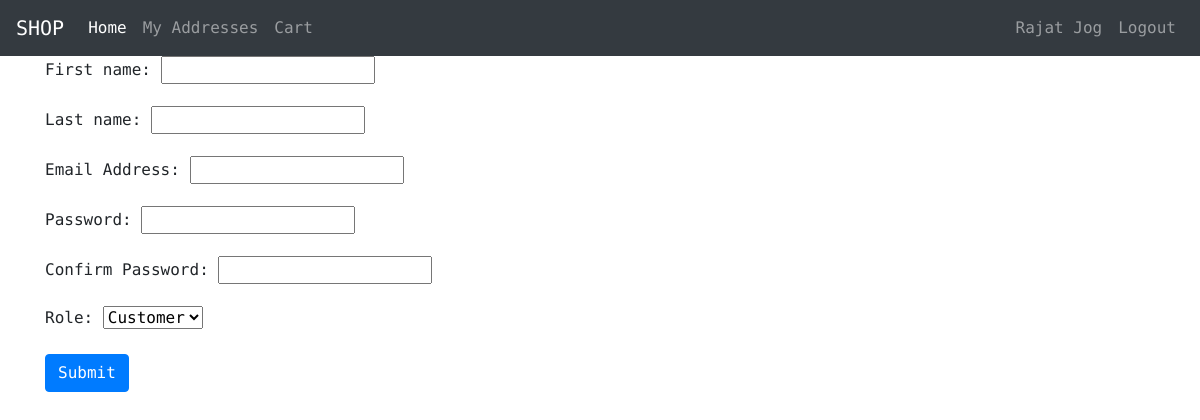
Page /register/ (signed in) on the earlier database version.
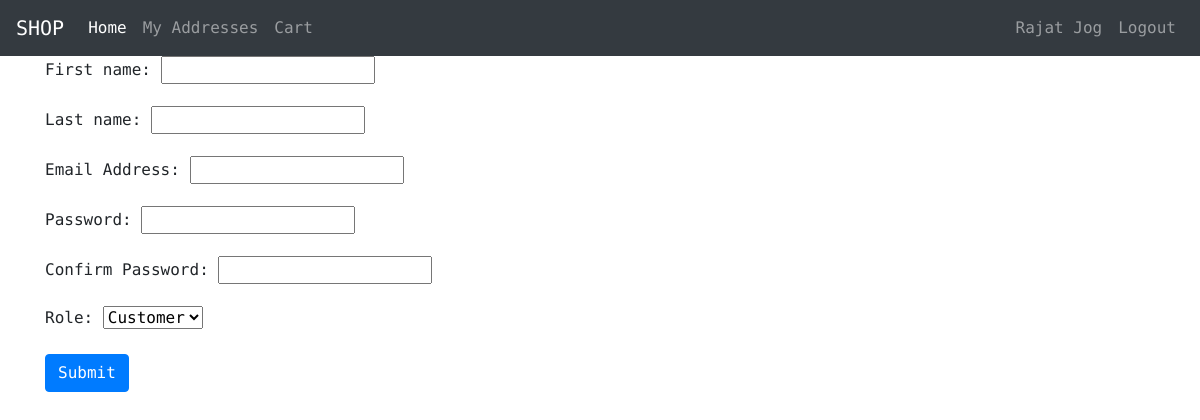
Same page on the later database version.
### user/models.py (models this page shows, shortened)
class User(AbstractBaseUser):
    email           = models.EmailField(verbose_name=r'Email Address', unique=True)
    first_name      = models.CharField(max_length=60)
    last_name       = models.CharField(max_length=60)
    admin           = models.BooleanField(default=False)
    staff           = models.BooleanField(default=False)
    active          = models.BooleanField(default=True)
    USERNAME_FIELD  = 'email'
    REQUIRED_FIELDS = ['first_name', 'last_name']
    objects = UserManager()
    def get_name(self):
        return " ".join([self.first_name, self.last_name])
    @property
    def is_active(self):
        return self.active

### user/views.py (the view)
# urls.py: path('register/', views.register, name='register'),
def register(request):
    if request.method == 'POST':
        user_form = RegistrationForm(request.POST)
        role_form = UserRoleForm(request.POST)
        if user_form.is_valid() and role_form.is_valid():
            first_name = user_form.cleaned_data.get('first_name')
            user = User.objects._create_user(
                email=user_form.cleaned_data['email'],
                first_name=first_name,
                last_name = user_form.cleaned_data['last_name'],
                password=user_form.cleaned_data['password'],
            )
            user.save()
            user_role = role_form.save(commit=False)
            user_role.user = user
            user_role.save()
            messages.success(request, 'Hi {}!, Your account is successfully created'.format(first_name))
            return redirect('user:login')
    else:
        user_form = RegistrationForm()
        role_form = UserRoleForm()
    context = {
        'user_form': user_form,
        'role_form': role_form,
    }
    return render(request, 'user/register.html', context)

### user/forms.py (shortened to what this page needs)
class RegistrationForm(forms.ModelForm):
    password = forms.CharField(widget=forms.PasswordInput)
    password2 = forms.CharField(widget=forms.PasswordInput, label='Confirm Password')
    class Meta:
        model = User
        fields = ('first_name', 'last_name', 'email', 'password', 'password2')

class UserRoleForm(forms.ModelForm):
    class Meta:
        model = UserRole
        fields = ('role',)

### user/templates/user/register.html (shortened to what this page needs)
{% extends 'base.html' %}
{% block content %}
    <form method="post">
        {{ user_form.as_p }}
        {{ role_form.as_p }}
        <input type="submit" value="Submit" class="btn btn-primary">
    </form>
{% endblock content %}

### user/templates/navbar.html (shortened to what this page needs)
<nav class="navbar navbar-expand-lg navbar-dark bg-dark">
    <a class="navbar-brand" href="#">SHOP</a>
    <div class="collapse navbar-collapse" id="navbarTogglerDemo03">
        <ul class="navbar-nav mr-auto mt-2 mt-lg-0">
            <li class="nav-item active">
                <a class="nav-link" href="{% url 'product:product_list' %}">Home </a>
            </li>
            <li class="nav-item">
                <a class="nav-link" href="{% url 'address:address_list' %}">My Addresses</a>
            </li>
            <li class="nav-item">
                <a href="{% url 'cart:cart'%}" class="nav-link">
                    Cart
                </a>
            </li>
        </ul>
    <ul class="navbar-nav my-2 my-lg-0">
        {% if request.user.is_authenticated %}
            {% if request.user.role.role == 10 %}
                <li class="nav-item"><a href="{% url 'user:customer' %}" class="nav-link">{{ request.user.get_name }}</a></li>
            {% elif request.user.role.role == 20 %}
                <li class="nav-item"><a href="{% url 'user:vendor' %}" class="nav-link">{{ request.user.get_name }}</a></li>
            {% endif %}
            <li class="nav-item"><a href="{% url 'user:logout' %}" class="nav-link">Logout</a></li>
        {% else %}
            <li class="nav-item"><a href="{% url 'user:login' %}" class="nav-link">Login</a></li>
            <li class="nav-item"><a href="{% url 'user:register' %}" class="nav-link">Sign up</a></li>
        {% endif %}
    </ul>
    </div>
</nav>

Differences in the rows shown:
changed User "Rajat Jog": password "pbkdf2_sha256$216000$IixtdJWsAhxC$J6hNZ9iryVZMpUPxLapvxFPF4XzNHkmXyP/gdSJ0M/E=" → "pbkdf2_sha256$216000$0ylSPfXoNGYN$iSgUuhGM1R5s0jktbyyrE2z/1fd+jPY0eHv2q+zE+HM=" (drawn)
